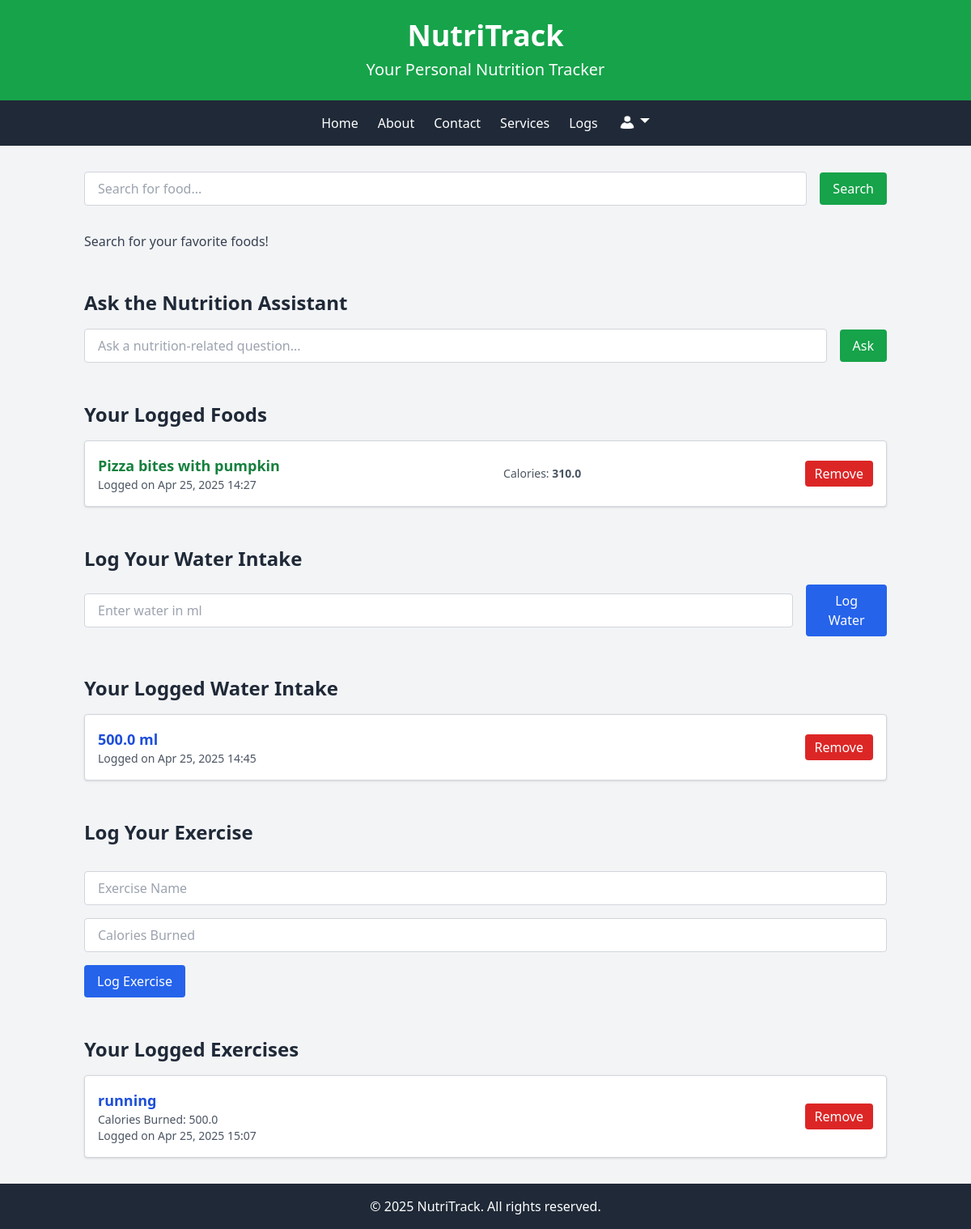
Screenshot of /food/search/ (signed in) with the database file from the repository.
### food/models.py (models this page shows, shortened)
class FoodLog(models.Model):
    user = models.ForeignKey(User, on_delete=models.CASCADE)
    food_name = models.CharField(max_length=200)
    spoonacular_id = models.IntegerField(null=True, blank=True) # Optional: Store Spoonacular ID if available
    calories = models.FloatField(null=True, blank=True)
    protein_g = models.FloatField(null=True, blank=True)
    carbs_g = models.FloatField(null=True, blank=True)
    fat_g = models.FloatField(null=True, blank=True)
    log_date = models.DateTimeField(default=timezone.now)
    MEAL_CHOICES = [
        ('B', 'Breakfast'),
        ('L', 'Lunch'),
        ('D', 'Dinner'),
        ('S', 'Snack'),
    ]
    meal_type = models.CharField(max_length=1, choices=MEAL_CHOICES, null=True, blank=True)

class WaterLog(models.Model):
    user = models.ForeignKey(User, on_delete=models.CASCADE)
    water_amount_ml = models.FloatField()  # Amount of water in milliliters
    log_date = models.DateTimeField(default=timezone.now)

class ExerciseLog(models.Model):
    user = models.ForeignKey(User, on_delete=models.CASCADE)
    exercise_name = models.CharField(max_length=200)
    calories_burned = models.FloatField()  # Calories burned during the exercise
    log_date = models.DateTimeField(default=timezone.now)

### food/views.py (the view, shortened to what this page needs)
# urls.py: path('search/', views.food_list, name='food.list'),
@login_required
def food_list(request):
    query = request.GET.get('query', '').strip()  # Get the query and strip whitespace
    page = int(request.GET.get('page', 1))  # Get the current page, default to 1
    diet = request.GET.get('diet', '').strip()  # Get dietary restriction (e.g., vegetarian, vegan)
    intolerances = request.GET.get('intolerances', '').strip()  # Get intolerances (e.g., gluten, dairy)
    logged_foods = FoodLog.objects.filter(user=request.user).order_by('-log_date')  # Fetch logged foods
    water_logs = WaterLog.objects.filter(user=request.user).order_by('-log_date')  # Fetch water logs
    exercise_logs = ExerciseLog.objects.filter(user=request.user).order_by('-log_date')  # Fetch exercise logs
    food_names = logged_foods.values_list('food_name', flat=True)
    food_string = ', '.join(food_names)
    exercise_names = exercise_logs.values_list('exercise_name', flat=True)
    exercise_string = ', '.join(exercise_names)
    water_amounts = WaterLog.objects.filter(user=request.user).values_list('water_amount_ml', flat=True)
    water_string = ', '.join([f"{amount} ml" for amount in water_amounts])
    total_water = WaterLog.objects.filter(user=request.user).aggregate(total=Sum('water_amount_ml'))['total'] or 0
    llm_response = None
    if request.method == 'POST' and 'llm_question' in request.POST:
        user_question = request.POST.get('llm_question')
        system_prompt = create_system_prompt(food_string, exercise_string, total_water)
        llm_response = llm_call(user_question, system_prompt)
    if not query:  # If no query is provided
        return render(request, 'food/list.html', {
            'message': 'Search for your favorite foods!',
            'logged_foods': logged_foods,
            'water_logs': water_logs,  # Include water logs
            'exercise_logs': exercise_logs,  # Include exercise logs
            'llm_response': llm_response,
        })

### food/templates/food/list.html (shortened to what this page needs)
{% extends "food/main.html" %}
{% load static %}
{% block body %}
<div class="container mx-auto px-4 py-8">
    <form method="get" action="{% url 'food.list' %}" class="flex items-center space-x-4 mb-8">
        <input type="text" name="query" placeholder="Search for food..." value="{{ query|default:'' }}"
            class="w-full border border-gray-300 rounded px-4 py-2 focus:outline-none focus:ring-2 focus:ring-green-500">
        <button type="submit"
            class="px-4 py-2 bg-green-600 text-white rounded hover:bg-green-700 transition duration-200">
            Search
        </button>
    </form>
    {% if message %}
        <p class="text-gray-700">{{ message }}</p>
    {% elif query %}
        <p class="text-gray-600">No results found for "{{ query }}". Try searching for something else!</p>
    {% endif %}
    <h2 class="text-2xl font-bold text-gray-800 mt-12 mb-4">Ask the Nutrition Assistant</h2>
    <form method="post" action="{% url 'food.list' %}" class="mb-8">
        <div class="flex items-center space-x-4">
            <input type="text" name="llm_question" placeholder="Ask a nutrition-related question..."
                class="w-full border border-gray-300 rounded px-4 py-2 focus:outline-none focus:ring-2 focus:ring-green-500"
                required>
            <button type="submit"
                class="px-4 py-2 bg-green-600 text-white rounded hover:bg-green-700 transition duration-200">
                Ask
            </button>
        </div>
    </form>
    <h2 class="text-2xl font-bold text-gray-800 mt-12 mb-4">Your Logged Foods</h2>
    {% if logged_foods %}
        <ul class="space-y-4">
            {% for log in logged_foods %}
                <li class="flex items-center justify-between bg-white border border-gray-300 rounded p-4 shadow">
                    <div>
                        <strong class="text-lg text-green-700">{{ log.food_name }}</strong>
                        <p class="text-sm text-gray-600">
                            Logged on {{ log.log_date|date:"M d, Y H:i" }}
                        </p>
                    </div>
                    <div>
                        <p class="text-sm text-gray-600">
                            Calories: <strong>{{ log.calories|default:"N/A" }}</strong>
                        </p>
                    </div>
                    <form method="post" action="{% url 'remove_food_log' log.id %}">
                        <button type="submit" class="px-3 py-1 bg-red-600 text-white rounded hover:bg-red-700 transition duration-200">
                            Remove
                        </button>
                    </form>
                </li>
            {% endfor %}
        </ul>
    {% else %}
        <p class="text-gray-600">You haven't logged any foods yet.</p>
    {% endif %}
    <h2 class="text-2xl font-bold text-gray-800 mt-12 mb-4">Log Your Water Intake</h2>
    <form method="post" action="{% url 'add_water_log' %}" class="mb-8">
        <div class="flex items-center space-x-4">
            <input type="number" name="water_amount" placeholder="Enter water in ml"
                class="w-full border border-gray-300 rounded px-4 py-2 focus:outline-none focus:ring-2 focus:ring-blue-500">
            <button type="submit"
                class="px-4 py-2 bg-blue-600 text-white rounded hover:bg-blue-700 transition duration-200">
                Log Water
            </button>
        </div>
    </form>
    <h2 class="text-2xl font-bold text-gray-800 mt-12 mb-4">Your Logged Water Intake</h2>
    {% if water_logs %}
        <ul class="space-y-4">
            {% for log in water_logs %}
                <li class="flex items-center justify-between bg-white border border-gray-300 rounded p-4 shadow">
                    <div>
                        <strong class="text-lg text-blue-700">{{ log.water_amount_ml }} ml</strong>
                        <p class="text-sm text-gray-600">
                            Logged on {{ log.log_date|date:"M d, Y H:i" }}
                        </p>
                    </div>
                    <form method="post" action="{% url 'remove_water_log' log.id %}">
                        <button type="submit" class="px-3 py-1 bg-red-600 text-white rounded hover:bg-red-700 transition duration-200">
                            Remove
                        </button>
                    </form>
                </li>
            {% endfor %}
        </ul>
    {% else %}
        <p class="text-gray-600">You haven't logged any water intake yet.</p>
    {% endif %}
    <h2 class="text-2xl font-bold text-gray-800 mt-12 mb-4">Log Your Exercise</h2>
<form method="post" action="{% url 'add_exercise_log' %}" class="space-y-4 mb-8">
    <input type="text" name="exercise_name" placeholder="Exercise Name"
        class="w-full border border-gray-300 rounded px-4 py-2 focus:outline-none focus:ring-2 focus:ring-blue-500">
    <input type="number" name="calories_burned" placeholder="Calories Burned"
        class="w-full border border-gray-300 rounded px-4 py-2 focus:outline-none focus:ring-2 focus:ring-blue-500">
    <button type="submit"
        class="px-4 py-2 bg-blue-600 text-white rounded hover:bg-blue-700 transition duration-200">
        Log Exercise
    </button>
</form>
<h2 class="text-2xl font-bold text-gray-800 mt-12 mb-4">Your Logged Exercises</h2>
{% if exercise_logs %}
    <ul class="space-y-4">
        {% for log in exercise_logs %}
            <li class="flex items-center justify-between bg-white border border-gray-300 rounded p-4 shadow">
                <div>
                    <strong class="text-lg text-blue-700">{{ log.exercise_name }}</strong>
                    <p class="text-sm text-gray-600">
                        Calories Burned: {{ log.calories_burned }}
                    </p>
                    <p class="text-sm text-gray-600">
                        Logged on {{ log.log_date|date:"M d, Y H:i" }}
                    </p>
                </div>
                <form method="post" action="{% url 'remove_exercise_log' log.id %}">
                    <button type="submit" class="px-3 py-1 bg-red-600 text-white rounded hover:bg-red-700 transition duration-200">
                        Remove
                    </button>
                </form>
            </li>
        {% endfor %}
    </ul>
{% else %}
    <p class="text-gray-600">You haven't logged any exercises yet.</p>
{% endif %}
</div>
{% endblock %}

### rows the page displays
FoodLog: food_name "Pizza bites with pumpkin", log_date "Apr 25, 2025 14:27", calories "310.0"
WaterLog: water_amount_ml "500.0", log_date "Apr 25, 2025 14:45"
ExerciseLog: exercise_name "running", calories_burned "500.0", log_date "Apr 25, 2025 15:07"

### other values shown
{{ message }} "Search for your favorite foods!"
